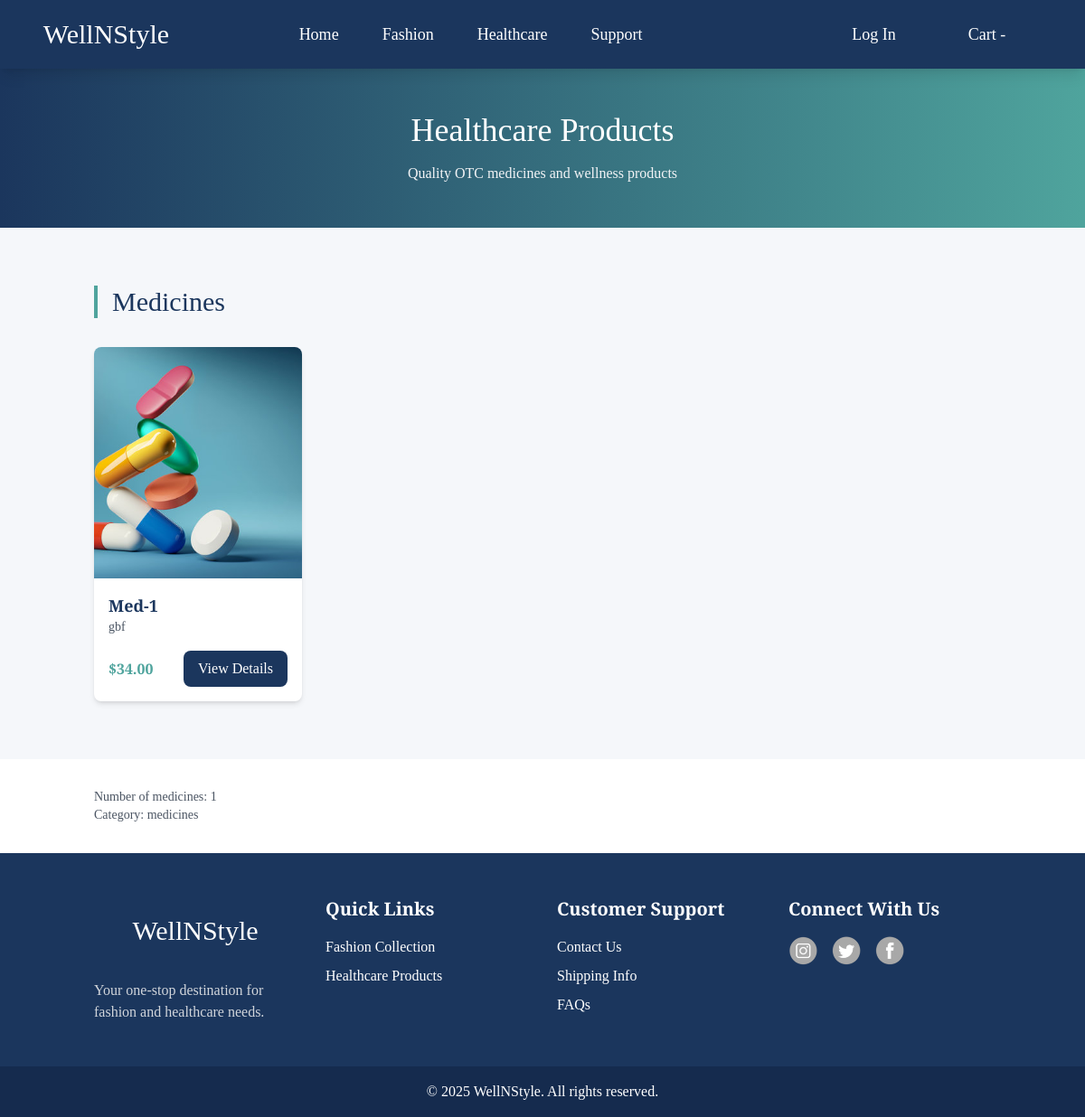
/medicine/, run on the app's committed database.
### ecom/models.py (models this page shows, shortened)
class Product(models.Model):
    name = models.CharField(max_length=255)
    description = models.TextField()
    price = models.DecimalField(max_digits=10, decimal_places=2)
    category = models.ForeignKey(Category, on_delete=models.CASCADE)
    image = models.ImageField(upload_to='product/img')
    stock_quantity = models.IntegerField()

### ecom/views.py (the view)
# urls.py: path('medicine/', medicine, name='medicine'),
def medicine(request):
    try:
        medicines_category = Category.objects.get(name="medicines")
        medicine_products = Product.objects.filter(category=medicines_category)
        return render(request, 'ecom/medicine.html', {
            "otcMed": medicine_products,
        })
    except Category.DoesNotExist:
        return render(request, 'ecom/medicine.html', {
            "otcMed": [],
        })

### ecom/templates/ecom/medicine.html (shortened to what this page needs)
{% extends 'ecom/base.html' %}
{% load static %}
{% block body %}
<div class="bg-gradient-to-r from-[#1B365D] to-[#4FA49D] py-12">
    <h1 class="text-4xl text-center text-white mb-4">Healthcare Products</h1>
    <p class="text-center text-gray-100">Quality OTC medicines and wellness products</p>
</div>
<section class="py-16 bg-[#F5F7FA]">
    <div class="container mx-auto px-4">
        <h2 class="text-3xl text-[#1B365D] mb-8 pl-4 border-l-4 border-[#4FA49D]">Medicines</h2>
        {% if otcMed %}
        <div class="grid grid-cols-1 md:grid-cols-3 lg:grid-cols-4 gap-6">
            {% for product in otcMed %}
            <div class="bg-white rounded-lg shadow-md overflow-hidden hover:shadow-xl transition-shadow">
                <a href="{% url 'product' product.id %}">
                    <img class="w-full h-64 object-cover" src="/media/{{product.image}}" alt="{{product.name}}">
                    <div class="p-4">
                        <h3 class="text-lg font-semibold text-[#1B365D]">{{product.name}}</h3>
                        <p class="text-gray-600 text-sm mb-2">{{product.description|truncatechars:100}}</p>
                        <div class="flex justify-between items-center mt-4">
                            <span class="text-[#4FA49D] font-bold">${{product.price}}</span>
                            <button class="bg-[#1B365D] text-white px-4 py-2 rounded-lg hover:bg-[#4FA49D] transition-colors">
                                View Details
                            </button>
                        </div>
                    </div>
                </a>
            </div>
            {% endfor %}
        </div>
        {% else %}
        <div class="text-center py-8">
            <p class="text-gray-600">No medicine products available at the moment.</p>
        </div>
        {% endif %}
    </div>
</section>
<div class="container mx-auto px-4 py-8 text-sm text-gray-600">
    <p>Number of medicines: {{ otcMed|length }}</p>
    <p>Category: medicines</p>
</div>
{% endblock %}

### ecom/static/css/style.css (style rules this page uses)
* { font-family: "Josefin Slab", serif; font-optical-sizing: auto; font-weight: 400; font-style: normal; }

### data on the page
Product: image (picture), name "Med-1", description "gbf", price "34.00"

### other printed values
{{ otcMed|length }} "1"
